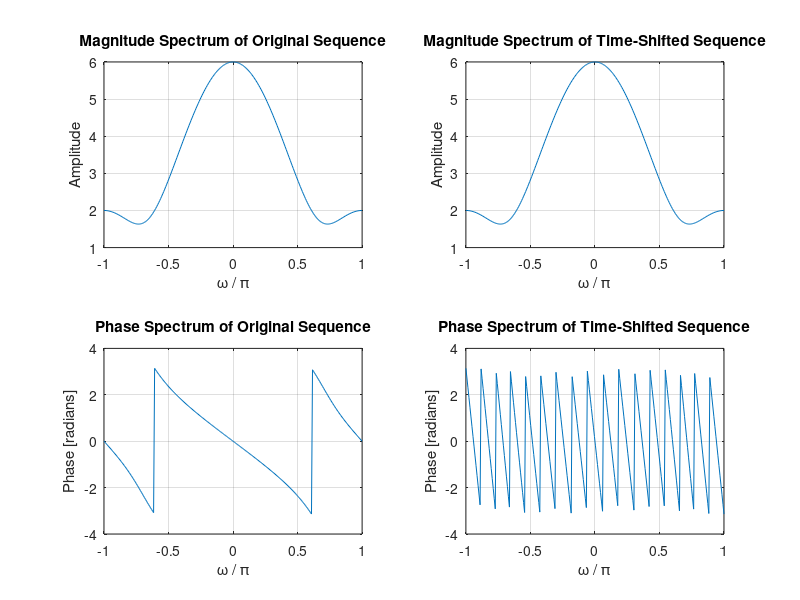

Source code (MATLAB):
% Program P3_2 modified for Q3.6
% Time-Shifting Properties of DTFT
clf;
w = -pi:2*pi/255:pi; % frequency vector
wo = 0.4*pi; % fundamental frequency
D = 15; % amount of time shift
num = [1 2 3]; % input sequence
h1 = freqz(num, 1, w); % DTFT of original sequence
h2 = freqz([zeros(1,D) num], 1, w); % DTFT of time-shifted sequence
% plot DTFT magnitude spectrum of original sequnce
subplot(2,2,1)
plot(w/pi,abs(h1));grid
title('Magnitude Spectrum of Original Sequence')
xlabel('\omega / \pi')
ylabel('Amplitude')
% plot DTFT magnitude spectrum of time-shifted sequence
subplot(2,2,2)
plot(w/pi,abs(h2));grid
title('Magnitude Spectrum of Time-Shifted Sequence')
xlabel('\omega / \pi')
ylabel('Amplitude')
% plot DTFT phase of original sequence
subplot(2,2,3)
plot(w/pi,angle(h1));grid
title('Phase Spectrum of Original Sequence')
xlabel('\omega / \pi')
ylabel('Phase [radians]')
% plot DTFT phase of time-shifted sequence
subplot(2,2,4)
plot(w/pi,angle(h2));grid
title('Phase Spectrum of Time-Shifted Sequence')
xlabel('\omega / \pi')
ylabel('Phase [radians]')